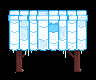

A 2D game scene composited from a Tiled map and its tileset images. What follows is a short description and the map's XML, with every tile layer's data as written:
An orthogonal 6x5 tile map with 16x16 px tiles, 1 tile layer (AlwaysFront).

<map version="1.10" tiledversion="1.11.2" orientation="orthogonal" renderorder="right-down" compressionlevel="0" width="6" height="5" tilewidth="16" tileheight="16" infinite="0" nextlayerid="8" nextobjectid="1">
 <tileset firstgid="1" source="master_canopies.tsx" /><layer id="4" name="AlwaysFront" width="6" height="5">
  <data encoding="csv">
889,890,891,892,893,894,
943,944,945,946,947,948,
997,998,999,1000,1001,1002,
1051,1052,1053,1054,1055,1056,
1105,1106,1107,0,1109,1110
</data>
 </layer>
</map>
